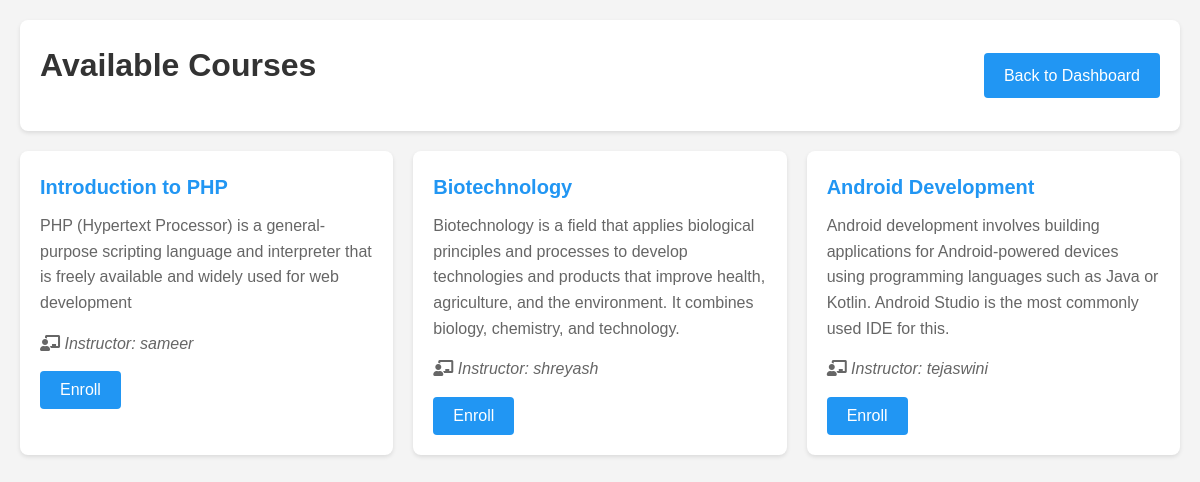
Screenshot of /browse_courses.php (signed in) with the database file from the repository.
### tables this page shows
CREATE TABLE "courses" (
                id INTEGER PRIMARY KEY AUTOINCREMENT,
                title TEXT NOT NULL,
                description TEXT,
                teacher_id INTEGER,
                created_at DATETIME DEFAULT CURRENT_TIMESTAMP,
                start_date DATE,
                end_date DATE,
                validity_days INTEGER DEFAULT 90,
                eligibility_criteria TEXT,
                min_students INTEGER DEFAULT 5,
                max_students INTEGER DEFAULT 30,
                status VARCHAR(20) DEFAULT "pending" CHECK (status IN ("pending", "active", "inactive", "expired", "cancelled"))
            );

CREATE TABLE users (
                id INTEGER PRIMARY KEY AUTOINCREMENT,
                username VARCHAR(50) UNIQUE NOT NULL,
                password VARCHAR(255) NOT NULL,
                email VARCHAR(100) UNIQUE NOT NULL,
                role VARCHAR(20) NOT NULL,
                created_at DATETIME DEFAULT CURRENT_TIMESTAMP
            , verified INTEGER DEFAULT 0, fullname TEXT, bio TEXT, avatar TEXT);

### browse_courses.php (the view, shortened to what this page needs)
<?php
$db = new Database();
$conn = $db->getConnection();
$userId = $_SESSION['user_id'];
$stmt = $conn->prepare('SELECT c.id, c.title, c.description, u.username as teacher_name FROM courses c
                        JOIN users u ON c.teacher_id = u.id
                        WHERE c.id NOT IN (SELECT course_id FROM enrollments WHERE student_id = :student_id)');
$stmt->bindValue(':student_id', $userId, SQLITE3_INTEGER);
$result = $stmt->execute();
$courses = [];
while ($row = $result->fetchArray(SQLITE3_ASSOC)) {
    $courses[] = $row;
}
?>
<!DOCTYPE html>
<html lang="en">
<head>
    <link rel="stylesheet" href="https://cdnjs.cloudflare.com/ajax/libs/font-awesome/5.15.4/css/all.min.css">
</head>
<body>
    <div class="container">
        <div class="header">
            <h1>Available Courses</h1>
            <a href="dashboard.php" class="btn">Back to Dashboard</a>
        </div>
        <?php if (empty($courses)): ?>
            <div class="course-item" style="text-align: center;">
                <p>No available courses at the moment. Check back later!</p>
            </div>
        <?php else: ?>
            <ul class="course-list">
                <?php foreach ($courses as $course): ?>
                    <li class="course-item">
                        <h3><?php echo htmlspecialchars($course['title']); ?></h3>
                        <p><?php echo htmlspecialchars($course['description']); ?></p>
                        <div class="teacher-info">
                            <i class="fas fa-chalkboard-teacher"></i>
                            Instructor: <?php echo htmlspecialchars($course['teacher_name']); ?>
                        </div>
                        <div class="actions">
                            <form method="POST" action="">
                                <button type="submit" class="btn">Enroll</button>
                            </form>
                        </div>
                    </li>
                <?php endforeach; ?>
            </ul>
        <?php endif; ?>
    </div>
</body>
</html>

### browse_courses.php (style rules this page uses)
* { margin: 0; padding: 0; box-sizing: border-box; }
body { font-family: Arial, sans-serif; line-height: 1.6; background: #f4f4f4; padding: 20px; }
.container { max-width: 1200px; margin: 0 auto; }
.header { display: flex; justify-content: space-between; align-items: center; margin-bottom: 20px; background: white; padding: 20px; border-radius: 8px; box-shadow: 0 2px 4px rgba(0,0,0,0.1); }
h1 { color: #333; margin-bottom: 20px; }
.course-list { list-style: none; padding: 0; display: grid; grid-template-columns: repeat(auto-fill, minmax(300px, 1fr)); gap: 20px; }
.course-item { background: white; padding: 20px; border-radius: 8px; box-shadow: 0 2px 4px rgba(0,0,0,0.1); transition: transform 0.2s, box-shadow 0.2s; }
.course-item h3 { color: #2196F3; margin-bottom: 10px; font-size: 1.25rem; }
.course-item p { color: #666; margin-bottom: 15px; }
.teacher-info { color: #666; margin-bottom: 15px; font-style: italic; }
.btn { display: inline-block; padding: 10px 20px; background: #2196F3; color: white; text-decoration: none; border-radius: 4px; border: none; cursor: pointer; font-size: 1rem; transition: background 0.3s; }
.actions { display: flex; gap: 10px; margin-top: 15px; }

### rows the page displays
courses: title "Introduction to PHP", description "PHP (Hypertext Processor) is a general-purpose scripting language and interpreter that is freely available and widely used for web development", users.username "sameer"
courses: title "Biotechnology", description "Biotechnology is a field that applies biological principles and processes to develop technologies and products that improve health, agriculture, and the environment. It combines biology, chemistry, and technology.", users.username "shreyash"
courses: title "Android Development", description "Android development involves building applications for Android-powered devices using programming languages such as Java or Kotlin. Android Studio is the most commonly used IDE for this.", users.username "tejaswini"
